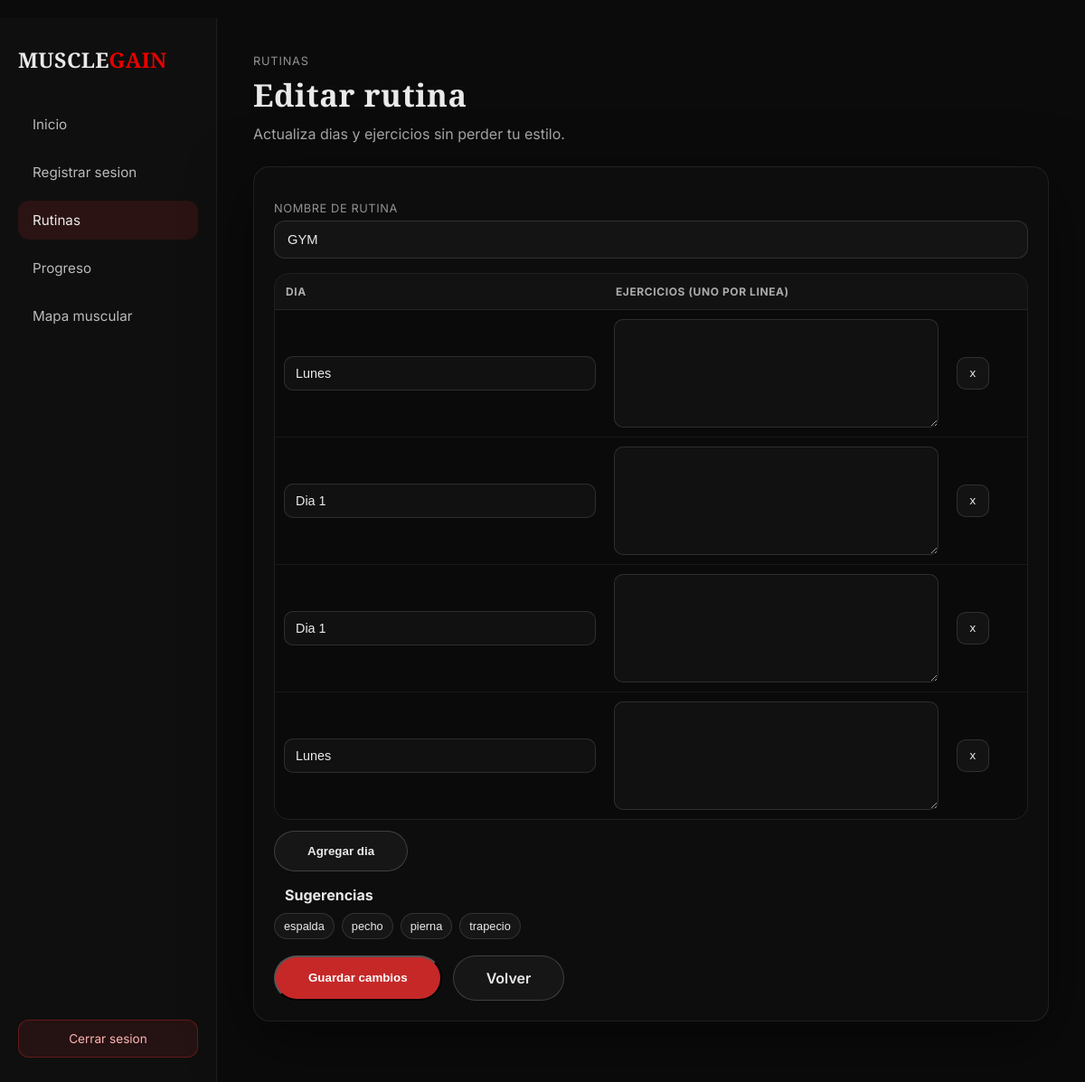
The page /routines/2/edit (signed in) on the database its author committed.
### tables this page shows
CREATE TABLE routines (
        id INTEGER PRIMARY KEY AUTOINCREMENT,
        user_id INTEGER NOT NULL,
        name TEXT NOT NULL,
        created_at TEXT NOT NULL,
        FOREIGN KEY (user_id) REFERENCES users(id)
    );

CREATE TABLE routine_days (
        id INTEGER PRIMARY KEY AUTOINCREMENT,
        routine_id INTEGER NOT NULL,
        day_label TEXT NOT NULL,
        day_order INTEGER DEFAULT 0,
        FOREIGN KEY (routine_id) REFERENCES routines(id)
    );

CREATE TABLE exercises (
        id INTEGER PRIMARY KEY AUTOINCREMENT,
        user_id INTEGER NOT NULL,
        name TEXT NOT NULL,
        UNIQUE(user_id, name),
        FOREIGN KEY (user_id) REFERENCES users(id)
    );

### app.py (the view, shortened to what this page needs)
@app.route("/routines/<int:routine_id>/edit", methods=["GET", "POST"])
@login_required
def routine_edit(routine_id: int):
    user_id = int(session["user_id"])
    exercises = get_user_exercises(user_id)
    db = get_db()
    routine = db.execute(
        "SELECT id, name FROM routines WHERE id = ? AND user_id = ?",
        (routine_id, user_id),
    ).fetchone()
    if not routine:
        db.close()
        flash("Rutina no encontrada.")
        return redirect(url_for("routines"))
    days_rows = db.execute(
        "SELECT id, day_label FROM routine_days WHERE routine_id = ? ORDER BY day_order ASC",
        (routine_id,),
    ).fetchall()
    days = []
    for d in days_rows:
        ex_rows = db.execute(
            "SELECT exercise FROM routine_exercises WHERE routine_day_id = ?",
            (d["id"],),
        ).fetchall()
        exercises_text = "\n".join([e["exercise"] for e in ex_rows])
        days.append({"label": d["day_label"], "exercises": exercises_text})
    db.close()
    return render_template(
        "routine_edit.html",
        routine={"id": routine["id"], "name": routine["name"]},
        days=days,
        exercises=exercises,
    )

### app.py (called while the page is built)
def get_db():
    conn = sqlite3.connect(DATABASE, timeout=10)
    conn.row_factory = sqlite3.Row
    conn.execute("PRAGMA foreign_keys = ON")
    return conn

def get_user_exercises(user_id: int) -> list[str]:
    db = get_db()
    rows = db.execute(
        "SELECT name FROM exercises WHERE user_id = ? ORDER BY name ASC",
        (user_id,),
    ).fetchall()
    db.close()
    return [r["name"] for r in rows]

def is_admin_user(user_id: int) -> bool:
    db = get_db()
    row = db.execute("SELECT 1 FROM admins WHERE user_id = ? LIMIT 1", (user_id,)).fetchone()
    db.close()
    return row is not None

@app.context_processor
def inject_admin_flag():
    is_admin = False
    if "user_id" in session:
        try:
            is_admin = is_admin_user(int(session["user_id"]))
        except Exception:
            is_admin = False
    return {"is_admin": is_admin}

def login_required(view):
    @wraps(view)
    def wrapped(*args, **kwargs):
        if "user_id" not in session:
            flash("Debes iniciar sesion primero.")
            return redirect(url_for("login"))
        return view(*args, **kwargs)
    return wrapped

### templates/routine_edit.html (shortened to what this page needs)
﻿{% extends "base.html" %}
{% block content %}
<div class="dashboard">
  <aside class="sidebar">
    <div class="sidebar-logo">MUSCLE<span class="gain">GAIN</span></div>
    <nav class="sidebar-menu">
      <a href="{{ url_for('dashboard') }}">Inicio</a>
      <a href="{{ url_for('register_session') }}">Registrar sesion</a>
      <a class="active" href="{{ url_for('routines') }}">Rutinas</a>
      <a href="{{ url_for('progress') }}">Progreso</a>
      <a href="{{ url_for('muscle_map') }}">Mapa muscular</a>
    </nav>
    <a class="sidebar-logout" href="{{ url_for('logout') }}">Cerrar sesion</a>
  </aside>
  <main class="dashboard-main">
    <section class="topbar">
      <div>
        <div class="page-kicker">Rutinas</div>
        <h1 class="page-title">Editar rutina</h1>
        <p class="page-subtitle">Actualiza dias y ejercicios sin perder tu estilo.</p>
      </div>
    </section>
    <section class="panel">
      <form method="POST" class="routine-form" id="routineForm">
        <div class="form-row">
          <label class="form-label">Nombre de rutina</label>
          <input class="form-input" type="text" name="name" value="{{ routine.name }}" required>
        </div>
        <div class="routine-table-wrap">
          <table class="routine-table routine-table-wide" id="routineTable">
            <thead>
              <tr>
                <th>Dia</th>
                <th>Ejercicios (uno por linea)</th>
                <th></th>
              </tr>
            </thead>
            <tbody id="dayContainer">
              {% for d in days %}
                <tr class="routine-row">
                  <td>
                    <input class="table-input" type="text" name="day_label[]" value="{{ d.label }}" required>
                  </td>
                  <td>
                    <textarea class="table-input day-textarea" name="day_exercises[]">{{ d.exercises }}</textarea>
                  </td>
                  <td>
                    <button class="icon-btn remove-day" type="button" aria-label="Quitar">x</button>
                  </td>
                </tr>
              {% endfor %}
            </tbody>
          </table>
        </div>
        <button class="btn btn-secondary add-row" id="addDayBtn" type="button">Agregar dia</button>
        <div class="suggestions" data-exercises='{{ exercises|tojson }}'>
          <div class="section-title">Sugerencias</div>
          <div class="chip-list" id="exerciseChips">
            {% for ex in exercises %}
              <button class="chip" type="button" data-ex="{{ ex }}">{{ ex }}</button>
            {% endfor %}
          </div>
        </div>
        <div class="form-actions">
          <button class="btn btn-primary" type="submit">Guardar cambios</button>
          <a class="btn btn-secondary" href="{{ url_for('routines') }}">Volver</a>
        </div>
      </form>
    </section>
  </main>
</div>
{% endblock %}

### static/css/style.css (style rules this page uses)
:root { --red:#c62828; --red2:#ff3c3c; --dark:#0b0b0b; --gray:#1a1a1a; --card:#111; --text:#eaeaea; --muted: rgba(255,255,255,0.65); --line: rgba(255,255,255,0.08); }
* { margin:0;padding:0;box-sizing:border-box; }
body { background:var(--dark); color:var(--text); font-family:'Inter',sans-serif; }
.gain { color:#e60000; }
.btn { padding:14px 36px; border-radius:30px; text-decoration:none; font-weight:600; transition:all .25s ease; display:inline-block; }
.btn-primary { background:var(--red);color:#fff; }
.btn-secondary { border:1px solid rgba(255,255,255,0.18); color:var(--text); background: rgba(255,255,255,0.04); }
.dashboard { display:flex; min-height:100vh; background:#0b0b0b; }
.sidebar { width:240px; background:rgba(15,15,15,0.95); border-right:1px solid rgba(255,255,255,0.06); padding:30px 20px; display:flex; flex-direction:column; }
.sidebar-logo { font-size:1.45rem; font-weight:700; margin-bottom:34px; font-family:'Cinzel',serif; letter-spacing:.3px; }
.sidebar-menu a { display:block; padding:12px 16px; margin-bottom:10px; border-radius:12px; font-size:.95rem; opacity:.78; cursor:pointer; transition:all .25s ease; text-decoration:none; color:var(--text); }
.sidebar-menu a:hover, .sidebar-menu a.active { background:rgba(198,40,40,0.15); opacity:1; }
.sidebar-logout { margin-top:auto; display:block; padding:12px 16px; border-radius:12px; font-size:.85rem; text-align:center; text-decoration:none; color:#ffb4b4; border:1px solid rgba(198,40,40,0.4); background:rgba(198,40,40,0.12); transition:all .25s ease; }
.dashboard-main { flex:1; padding:40px 40px 70px; }
.topbar { display:flex; justify-content:space-between; align-items:flex-start; gap:20px; margin-bottom:22px; }
.page-kicker { font-size:.8rem; letter-spacing:.8px; text-transform:uppercase; opacity:.6; margin-bottom:6px; }
.page-title { font-family:'Cinzel',serif; font-size:2.15rem; font-weight:700; letter-spacing:.6px; }
.page-title::after { content:none; }
.page-subtitle { margin-top:8px; font-size:1rem; opacity:.68; max-width:56ch; line-height:1.6; }
.panel { margin-top:18px; padding:22px; border-radius:18px; background: rgba(15,15,15,0.92); border:1px solid rgba(255,255,255,0.08); box-shadow:0 20px 70px rgba(0,0,0,0.5); }
.form-row { margin-top:16px; }
.form-label { display:block;font-size:.8rem;letter-spacing:.6px;text-transform:uppercase;opacity:.6;margin-bottom:6px; }
.form-input { width:100%; padding:12px 14px; border-radius:12px; border:1px solid rgba(255,255,255,0.12); background: rgba(255,255,255,0.03); color: var(--text); font-size:.92rem; }
.form-actions { margin-top:18px;display:flex;gap:12px;flex-wrap:wrap; }
.section-title { font-weight:700;margin-bottom:10px; }
.section-title { position:relative; padding-left:12px; }
.section-title::before { content:none; }
.icon-btn { width:36px;height:36px;border-radius:10px; border:1px solid rgba(255,255,255,0.12); background: rgba(255,255,255,0.04); color: var(--text); cursor:pointer; }
.add-row { margin-top:12px; }
.routine-table-wrap { margin-top:16px;overflow:auto;border-radius:16px;border:1px solid rgba(255,255,255,0.08); }
.routine-table { width:100%; border-collapse:separate; border-spacing:0; min-width:760px; }
.routine-table-wide { min-width:520px; }
.routine-table thead th { text-align:left; font-size:.75rem; text-transform:uppercase; letter-spacing:.6px; padding:12px; background: rgba(255,255,255,0.02); border-bottom:1px solid rgba(255,255,255,0.08); color: rgba(255,255,255,0.65); }
.routine-table td { padding:10px; border-bottom:1px solid rgba(255,255,255,0.06); background: rgba(0,0,0,0.2); }
.routine-table tr:last-child td { border-bottom:none; }
.table-input { width:100%; padding:10px 12px; border-radius:10px; border:1px solid rgba(255,255,255,0.12); background: rgba(255,255,255,0.03); color: var(--text); font-size:.9rem; }
.day-textarea { min-height:120px; resize:vertical; line-height:1.5; }
.suggestions { margin-top:16px; }
.chip-list { display:flex;gap:8px;flex-wrap:wrap; }
.chip { padding:6px 10px; border-radius:999px; border:1px solid rgba(255,255,255,0.12); background: rgba(255,255,255,0.04); color: var(--text); font-size:.8rem; cursor:pointer; }

### rows shown on the page
routines: name "GYM"
routine_days: label "Lunes"
routine_days: label "Dia 1"
routine_days: label "Dia 1"
routine_days: label "Lunes"
exercises: name "espalda"
exercises: name "pecho"
exercises: name "pierna"
exercises: name "trapecio"
